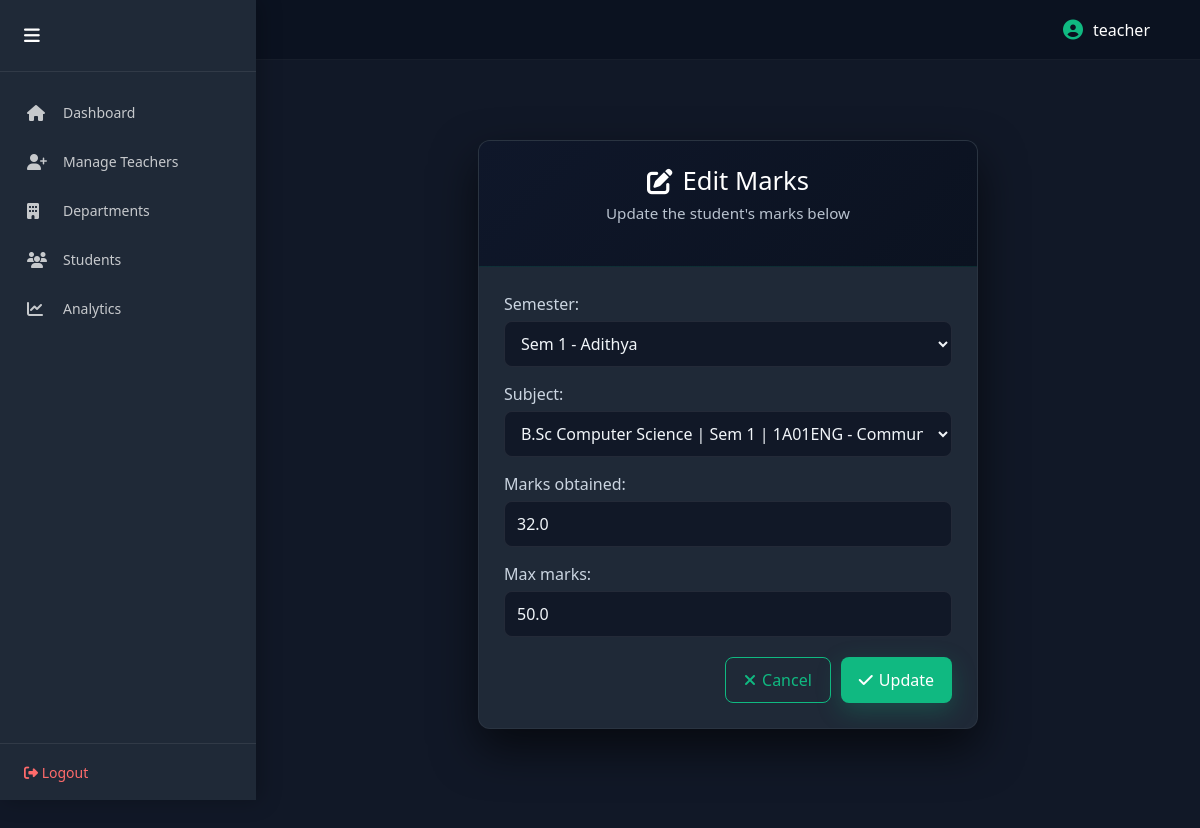
/teacher/edit-marks/51/ (signed in), run on the app's committed database.
### results/models.py (models this page shows, shortened)
class Mark(models.Model):
    semester = models.ForeignKey("Semester", on_delete=models.CASCADE, related_name="marks")
    subject = models.ForeignKey("Subject", on_delete=models.CASCADE)
    marks_obtained = models.FloatField()
    max_marks = models.FloatField(default=50)
    attempt_type = models.CharField(
        max_length=20,
        choices=[
            ("Regular", "Regular"),
            ("Supply/Improvement", "Supply/Improvement"),
        ],
        default="Regular",
    )
    attempt_no = models.IntegerField(default=1)

### results/views.py (the view)
# urls.py: path("teacher/edit-marks/<int:mark_id>/", views.edit_marks, name="edit_marks"),
@login_required(login_url='teacher_login')
@user_passes_test(lambda u: u.is_staff or u.is_superuser)
def edit_marks(request, mark_id):
    mark = Mark.objects.get(id=mark_id)
    if request.method == "POST":
        form = MarkForm(request.POST, instance=mark)
        if form.is_valid():
            form.save()
            return redirect("teacher_dashboard")
    else:
        form = MarkForm(instance=mark)
    return render(request, "edit_marks.html", {"form": form})

### results/forms.py
class MarkForm(forms.ModelForm):
    class Meta:
        model = Mark
        fields = ["semester", "subject", "marks_obtained", "max_marks"]

### results/context_processors.py (called while the page is built)
def role_flags(request):
    return {
        "is_hod_user": request.user.groups.filter(name="HOD").exists()
    }

### results/models.py (called while the page is built)
    def __str__(self):
        return f"Sem {self.number} - {self.student.name}"

    def __str__(self):
        return f"{self.course_ref.name if self.course_ref else ''} | Sem {self.semester_number} | {self.code} - {self.name}"

### templates/edit_marks.html (shortened to what this page needs)
{% extends "base.html" %}
{% load static %}
{% block content %}
<div class="container">
    <div class="form-card">
        <div class="form-header">
            <h2><i class="fas fa-edit"></i> Edit Marks</h2>
            <p>Update the student's marks below</p>
        </div>
        <div class="form-body">
            <form method="post">
                <div class="form-fields">
                    {{ form.as_p }}
                </div>
                <div class="form-actions">
                    <a href="{% url 'teacher_dashboard' %}" class="btn btn-outline">
                        <i class="fas fa-times"></i> Cancel
                    </a>
                    <button type="submit" class="btn btn-primary">
                        <i class="fas fa-check"></i> Update
                    </button>
                </div>
            </form>
        </div>
    </div>
</div>
<link rel="stylesheet" href="{% static 'css/edit_marks.css' %}">
{% endblock %}

### templates/base.html (shortened to what this page needs)
{% load static %}
<!DOCTYPE html>
<html lang="en">
<head>
    <link href="https://cdn.jsdelivr.net/npm/bootstrap@5.3.2/dist/css/bootstrap.min.css" rel="stylesheet">
    <link href="https://cdnjs.cloudflare.com/ajax/libs/font-awesome/6.4.2/css/all.min.css" rel="stylesheet">
    <link href="{% static 'css/style.css' %}" rel="stylesheet">
    <link href="{% static 'css/panel.css' %}" rel="stylesheet">
</head>
<body class="
{% if user.is_superuser %}admin-mode
{% elif user.is_staff %}teacher-mode
{% endif %}
">
<div class="dashboard-container">
{% if user.is_authenticated and user.is_staff %}
<aside class="sidebar {% if user.is_superuser %}admin-sidebar{% endif %}" id="sidebar">
    <div class="sidebar-header">
        <button class="sidebar-toggle" id="sidebarToggle">
            <i class="fa-solid fa-bars"></i>
        </button>
    </div>
<nav class="sidebar-nav">
    {% if user.is_superuser %}
        <a href="{% url 'admin_dashboard' %}"
           class="nav-item {% if request.resolver_match.url_name == 'admin_dashboard' %}active{% endif %}">
            <i class="fa-solid fa-house"></i>
            <span>Dashboard</span>
        </a>
        <a href="{% url 'add_teacher' %}"
           class="nav-item {% if request.resolver_match.url_name == 'add_teacher' %}active{% endif %}">
            <i class="fa-solid fa-user-plus"></i>
            <span>Manage Teachers</span>
        </a>
        <a href="{% url 'manage_departments' %}"
           class="nav-item {% if request.resolver_match.url_name == 'manage_departments' %}active{% endif %}">
            <i class="fa-solid fa-building"></i>
            <span>Departments</span>
        </a>
        <a href="{% url 'student_search' %}"
           class="nav-item {% if request.resolver_match.url_name == 'student_search' %}active{% endif %}">
            <i class="fa-solid fa-users"></i>
            <span>Students</span>
        </a>
        <a href="{% url 'admin_department_analysis' %}"
           class="nav-item {% if request.resolver_match.url_name == 'admin_department_analysis' %}active{% endif %}">
            <i class="fa-solid fa-chart-line"></i>
            <span>Analytics</span>
        </a>
    {% endif %}
</nav>
    <div class="sidebar-footer">
        <form method="POST" action="{% url 'logout' %}">
            <button type="submit" class="logout-btn">
                <i class="fa-solid fa-right-from-bracket"></i> Logout
            </button>
        </form>
    </div>
</aside>
{% endif %}
<div class="main-content">
    <nav class="topbar">
        <div class="topbar-right">
            {% if user.is_authenticated %}
            <div class="user-info">
                <i class="fa-solid fa-user-circle"></i>
                <span>{{ user.username }}</span>
            </div>
            {% endif %}
        </div>
    </nav>
    <div class="content-area">
        {% block content %}{% endblock %}
    </div>
</div>
</div>
</body>
</html>

### static/css/style.css (style rules this page uses)
.user-info { color: #ffffff; font-weight: 500; margin-right: 20px; display: flex; align-items: center; }
.user-info i { font-size: 20px; color: #00d9ff; }
.logout-btn { color: #ff6b6b !important; }

### static/css/panel.css (style rules this page uses)
:root { --primary: #0f1c3f; --primary-dark: #0a142e; --primary-light: #1b2a5a; --accent: #3da9fc; --bg-light: #f4f6fb; --text-dark: #1e293b; --text-light: #94a3b8; --border: #e2e8f0; --transition: all 0.3s ease; }
* { margin: 0; padding: 0; box-sizing: border-box; }
body { font-family: 'Segoe UI', sans-serif; background: #111827; }
.dashboard-container { display: flex; min-height: 100vh; }
.sidebar { position: fixed; left: 0; top: 0; height: 100vh; width: 260px; background: var(--primary-dark); color: white; display: flex; flex-direction: column; z-index: 1000; transition: var(--transition); box-shadow: 4px 0 20px rgba(0, 0, 0, 0.25); overflow-y: auto; }
.sidebar-header { padding: 22px 24px; border-bottom: 1px solid rgba(255, 255, 255, 0.08); display: flex; align-items: center; justify-content: space-between; font-weight: 600; }
.sidebar-toggle { background: none; border: none; color: white; font-size: 18px; cursor: pointer; transition: var(--transition); }
.sidebar-nav { flex: 1; padding: 16px 0; }
.nav-item { display: flex; align-items: center; gap: 14px; padding: 14px 24px; color: rgba(255, 255, 255, 0.75); text-decoration: none; transition: var(--transition); font-size: 14px; border-left: 3px solid transparent; }
.nav-item i { font-size: 16px; width: 22px; }
.sidebar-footer { padding: 16px 24px; border-top: 1px solid rgba(255, 255, 255, 0.08); }
.logout-btn { background: none; border: none; color: #ff6b6b; font-size: 14px; cursor: pointer; transition: var(--transition); }
.main-content { flex: 1; margin-left: 260px; transition: var(--transition); display: flex; flex-direction: column; }
.topbar { height: 60px; background: var(--primary); display: flex; align-items: center; justify-content: flex-end; padding: 0 30px; color: white; border-bottom: 1px solid rgba(255, 255, 255, 0.05); }
.user-info { display: flex; align-items: center; gap: 10px; font-weight: 500; }
.user-info i { color: var(--accent); }
.content-area { padding: 40px; flex: 1; }
.sidebar { position: fixed; left: 0; top: 0; width: 256px; height: 100vh; background: var(--primary-dark); transition: width 0.3s ease; overflow: hidden; }
.main-content { margin-left: 256px; transition: margin-left 0.3s ease; }
.sidebar .nav-item span { transition: opacity 0.2s ease; }

### data on the page
Mark: semester "Sem 1 - Adithya", subject "B.Sc Computer Science | Sem 1 | 1A01ENG - Communicative English", marks_obtained "32.0", max_marks "50.0"

### other printed values
{{ user.username }} "teacher"
